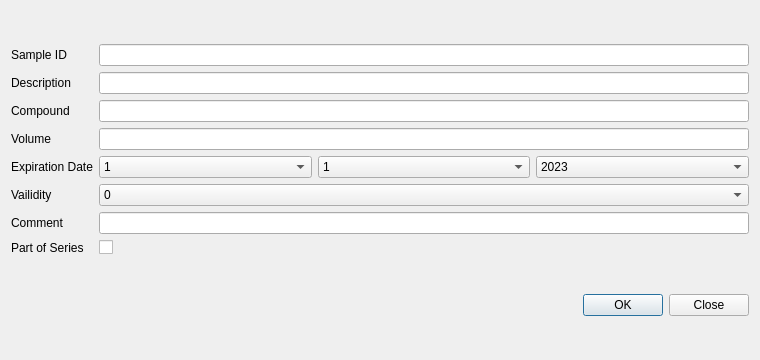
<?xml version="1.0" encoding="UTF-8"?>
<ui version="4.0">
 <class>Dialog</class>
 <widget class="QDialog" name="Dialog">
  <property name="geometry">
   <rect>
    <x>0</x>
    <y>0</y>
    <width>760</width>
    <height>360</height>
   </rect>
  </property>
  <property name="windowTitle">
   <string>Dialog</string>
  </property>
  <layout class="QGridLayout" name="gridLayout_2">
   <item row="0" column="0">
    <layout class="QGridLayout" name="gridLayout">
     <item row="1" column="0">
      <widget class="QLabel" name="desclabel">
       <property name="text">
        <string>Description</string>
       </property>
      </widget>
     </item>
     <item row="4" column="0">
      <widget class="QLabel" name="exlabel">
       <property name="text">
        <string>Expiration Date</string>
       </property>
      </widget>
     </item>
     <item row="6" column="1">
      <widget class="QLineEdit" name="comm"/>
     </item>
     <item row="1" column="1">
      <widget class="QLineEdit" name="desc"/>
     </item>
     <item row="2" column="0">
      <widget class="QLabel" name="complabel">
       <property name="text">
        <string>Compound</string>
       </property>
      </widget>
     </item>
     <item row="0" column="0">
      <widget class="QLabel" name="sidlabel">
       <property name="text">
        <string>Sample ID</string>
       </property>
      </widget>
     </item>
     <item row="5" column="0">
      <widget class="QLabel" name="voslabel">
       <property name="text">
        <string>Vailidity</string>
       </property>
      </widget>
     </item>
     <item row="4" column="1">
      <layout class="QHBoxLayout" name="horizontalLayout">
       <item>
        <widget class="QComboBox" name="exday">
         <item>
          <property name="text">
           <string>1</string>
          </property>
         </item>
         <item>
          <property name="text">
           <string>2</string>
          </property>
         </item>
         <item>
          <property name="text">
           <string>3</string>
          </property>
         </item>
         <item>
          <property name="text">
           <string>4</string>
          </property>
         </item>
         <item>
          <property name="text">
           <string>5</string>
          </property>
         </item>
         <item>
          <property name="text">
           <string>6</string>
          </property>
         </item>
         <item>
          <property name="text">
           <string>7</string>
          </property>
         </item>
         <item>
          <property name="text">
           <string>8</string>
          </property>
         </item>
         <item>
          <property name="text">
           <string>9</string>
          </property>
         </item>
         <item>
          <property name="text">
           <string>10</string>
          </property>
         </item>
         <item>
          <property name="text">
           <string>11</string>
          </property>
         </item>
         <item>
          <property name="text">
           <string>12</string>
          </property>
         </item>
         <item>
          <property name="text">
           <string>13</string>
          </property>
         </item>
         <item>
          <property name="text">
           <string>14</string>
          </property>
         </item>
         <item>
          <property name="text">
           <string>15</string>
          </property>
         </item>
         <item>
          <property name="text">
           <string>16</string>
          </property>
         </item>
         <item>
          <property name="text">
           <string>17</string>
          </property>
         </item>
         <item>
          <property name="text">
           <string>18</string>
          </property>
         </item>
         <item>
          <property name="text">
           <string>19</string>
          </property>
         </item>
         <item>
          <property name="text">
           <string>20</string>
          </property>
         </item>
         <item>
          <property name="text">
           <string>21</string>
          </property>
         </item>
         <item>
          <property name="text">
           <string>22</string>
          </property>
         </item>
         <item>
          <property name="text">
           <string>23</string>
          </property>
         </item>
         <item>
          <property name="text">
           <string>24</string>
          </property>
         </item>
         <item>
          <property name="text">
           <string>25</string>
          </property>
         </item>
         <item>
          <property name="text">
           <string>26</string>
          </property>
         </item>
         <item>
          <property name="text">
           <string>27</string>
          </property>
         </item>
         <item>
          <property name="text">
           <string>28</string>
          </property>
         </item>
         <item>
          <property name="text">
           <string>29</string>
          </property>
         </item>
         <item>
          <property name="text">
           <string>30</string>
          </property>
         </item>
         <item>
          <property name="text">
           <string>31</string>
          </property>
         </item>
        </widget>
       </item>
       <item>
        <widget class="QComboBox" name="exmonth">
         <item>
          <property name="text">
           <string>1</string>
          </property>
         </item>
         <item>
          <property name="text">
           <string>2</string>
          </property>
         </item>
         <item>
          <property name="text">
           <string>3</string>
          </property>
         </item>
         <item>
          <property name="text">
           <string>4</string>
          </property>
         </item>
         <item>
          <property name="text">
           <string>5</string>
          </property>
         </item>
         <item>
          <property name="text">
           <string>6</string>
          </property>
         </item>
         <item>
          <property name="text">
           <string>7</string>
          </property>
         </item>
         <item>
          <property name="text">
           <string>8</string>
          </property>
         </item>
         <item>
          <property name="text">
           <string>9</string>
          </property>
         </item>
         <item>
          <property name="text">
           <string>10</string>
          </property>
         </item>
         <item>
          <property name="text">
           <string>11</string>
          </property>
         </item>
         <item>
          <property name="text">
           <string>12</string>
          </property>
         </item>
        </widget>
       </item>
       <item>
        <widget class="QComboBox" name="exyear">
         <item>
          <property name="text">
           <string>2023</string>
          </property>
         </item>
         <item>
          <property name="text">
           <string>2024</string>
          </property>
         </item>
         <item>
          <property name="text">
           <string>2025</string>
          </property>
         </item>
         <item>
          <property name="text">
           <string>2026</string>
          </property>
         </item>
         <item>
          <property name="text">
           <string>2027</string>
          </property>
         </item>
         <item>
          <property name="text">
           <string>2028</string>
          </property>
         </item>
         <item>
          <property name="text">
           <string>2029</string>
          </property>
         </item>
         <item>
          <property name="text">
           <string>2030</string>
          </property>
         </item>
         <item>
          <property name="text">
           <string>2031</string>
          </property>
         </item>
         <item>
          <property name="text">
           <string>2032</string>
          </property>
         </item>
         <item>
          <property name="text">
           <string>2033</string>
          </property>
         </item>
        </widget>
       </item>
      </layout>
     </item>
     <item row="3" column="0">
      <widget class="QLabel" name="vollabel">
       <property name="text">
        <string>Volume</string>
       </property>
      </widget>
     </item>
     <item row="6" column="0">
      <widget class="QLabel" name="commlabel">
       <property name="text">
        <string>Comment</string>
       </property>
      </widget>
     </item>
     <item row="2" column="1">
      <widget class="QLineEdit" name="comp"/>
     </item>
     <item row="0" column="1">
      <widget class="QLineEdit" name="sid"/>
     </item>
     <item row="3" column="1">
      <widget class="QLineEdit" name="vol"/>
     </item>
     <item row="7" column="1">
      <widget class="QCheckBox" name="pos">
       <property name="text">
        <string/>
       </property>
      </widget>
     </item>
     <item row="7" column="0">
      <widget class="QLabel" name="poslabel">
       <property name="text">
        <string>Part of Series</string>
       </property>
      </widget>
     </item>
     <item row="5" column="1">
      <widget class="QComboBox" name="vos">
       <item>
        <property name="text">
         <string>0</string>
        </property>
       </item>
       <item>
        <property name="text">
         <string>1</string>
        </property>
       </item>
      </widget>
     </item>
    </layout>
   </item>
   <item row="1" column="0">
    <widget class="QDialogButtonBox" name="buttonBox">
     <property name="locale">
      <locale language="German" country="Germany"/>
     </property>
     <property name="orientation">
      <enum>Qt::Horizontal</enum>
     </property>
     <property name="standardButtons">
      <set>QDialogButtonBox::Close|QDialogButtonBox::Ok</set>
     </property>
    </widget>
   </item>
  </layout>
 </widget>
 <resources/>
 <connections>
  <connection>
   <sender>buttonBox</sender>
   <signal>accepted()</signal>
   <receiver>Dialog</receiver>
   <slot>accept()</slot>
   <hints>
    <hint type="sourcelabel">
     <x>248</x>
     <y>254</y>
    </hint>
    <hint type="destinationlabel">
     <x>157</x>
     <y>274</y>
    </hint>
   </hints>
  </connection>
  <connection>
   <sender>buttonBox</sender>
   <signal>rejected()</signal>
   <receiver>Dialog</receiver>
   <slot>reject()</slot>
   <hints>
    <hint type="sourcelabel">
     <x>316</x>
     <y>260</y>
    </hint>
    <hint type="destinationlabel">
     <x>286</x>
     <y>274</y>
    </hint>
   </hints>
  </connection>
 </connections>
</ui>
